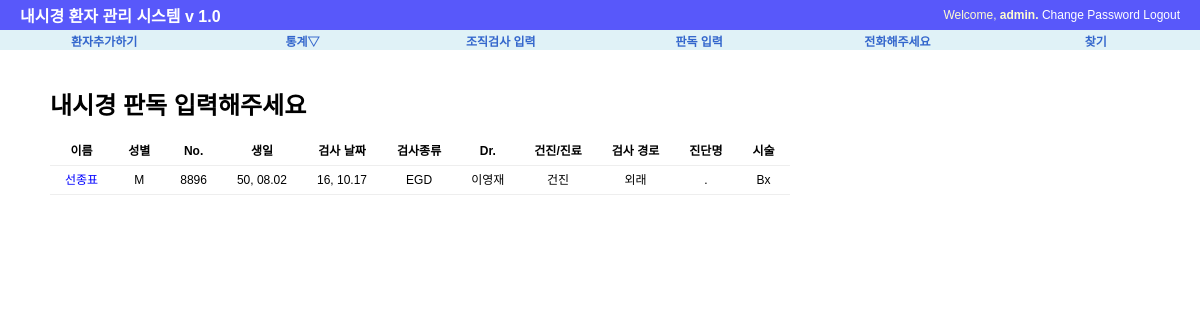
The page /procedure/reading/ (signed in) on the database its author committed.
### procedure/models.py (models this page shows, shortened)
class Exam(models.Model):
    exam_date=models.DateField('검사 날짜', default=date.today)
    exam_type=MultiSelectField('내시경 종류', max_length=20, max_choices=3,choices=(('E', 'EGD'),('C','Colonoscopy'), ('S','Sigmoidoscopy')))
    exam_doc=models.CharField('의사', max_length=30, choices=(('이영재','이영재'),('김신일','김신일')), default='김신일')
    exam_class=models.CharField('건진/진료',max_length=30, choices=(('건진',"건진"),('진료',"진료")), default='건진')
    exam_place=models.CharField('외래/입원', max_length=20, choices=(('입원', '입원'), ('외래', '외래')), default='외래')
    patient_name=models.CharField('환자 이름', max_length=50)
    hospital_no=models.CharField('환자등록 번호', max_length=10)
    patient_sex=models.CharField('성별',max_length=10, choices=(('M',"남자"),('F', "여자")), default='M')
    patient_birth=models.DateField('생일', auto_now=False)
    patient_phone=models.CharField("전화번호", max_length=15, default="010-")
    exam_Dx=models.CharField("내시경 진단명",max_length=200)
    exam_procedure=MultiSelectField("시술", max_length=20, max_choices=5, choices=(('None','None'),('Bx',"Bx"),('CLO','CLO'),('Polypectomy', "Polypectomy"),("EMR",'EMR'),
                                                           ('ForeignBody','Foreign Body Remove'),('BleedingControl','Bleeding Control'),('PEG','PEG')))
    Bx_result=models.CharField("조직검사 결과", max_length=200, default=".")
    follow_up=models.IntegerField("추적검사 기간", default=0)
    phone_check=models.CharField("전화 통화 결과", max_length=50, default='.')
    re_visit=models.BooleanField("재방문", default=False)
    class Meta:
        ordering=['-exam_date']

### procedure/views.py (the view)
class ReadingListView(LoginRequiredMixin, ListView):
    template_name = 'procedure/reading_list.html'
    context_object_name='object_list'
    def get_queryset(self):
        result=Exam.objects.filter(exam_Dx ='.')
        return result

### procedure/templates/procedure/reading_list.html (shortened to what this page needs)
{%  extends "base.html" %}
{% block content %}
<div id="content">
    <h1>내시경 판독 입력해주세요</h1>
        <table>
        <tr>
        <th> 이름</th>
        <th> 성별</th>
        <th> No.</th>
        <th> 생일</th>
        <th> 검사 날짜</th>
        <th> 검사종류</th>
        <th> Dr.</th>
        <th> 건진/진료</th>
        <th> 검사 경로</th>
        <th> 진단명</th>
        <th> 시술</th>
        </tr>
    {% for list in object_list %}
    <tr>
        <td><a href="{% url 'procedure:readingupdate' list.id %}"><font color="blue">{{ list.patient_name }}</font></a></td>
        <td>{{ list.patient_sex }}</td>
        <td>{{ list.hospital_no}}</td>
        <td>{{ list.patient_birth |  date:"y, m.d"}}</td>
        <td>{{ list.exam_date |  date:"y, m.d" }}</td>
        <td>{{ list.exam_type }}</td>
        <td>{{ list.exam_doc}}</td>
        <td>{{ list.exam_class }}</td>
        <td>{{ list.exam_place }}</td>
        <td>{{ list.exam_Dx }}</td>
        <td>{{ list.exam_procedure }}</td>
    </tr>
     {% endfor %}
        </table>
</div>
{% endblock %}

### templates/base.html (shortened to what this page needs)
<!DOCTYPE html>
<html lang="ko">
<head>
    {% load staticfiles %}
    <link rel="stylesheet" type="text/css" href="{% static "css/base.css" %}" >
    <link rel="stylesheet" type="text/css" href="{% block extrastyle %}{% endblock %}" />
</head>
<body>
<div id="header">
    <h2 class="maintitle"><a href="#"> <a href="{% url 'home' %}"> 내시경 환자 관리 시스템 v 1.0</a></h2>
    {% if user.is_active %}
    <h4 class="welcome">Welcome,
        <strong> {% firstof user.get_short_name user.get_username %}.</strong>
        <a href="{% url 'password_change' %}"> Change Password</a>
        <a href="{% url 'logout' %}">Logout</a>
    </h4>
    {% else %}
    <h4 class="welcome"> 로그인해 주세요./
        <a href=" {% url 'login' %}">Login</a>
        <a href=" {% url 'register' %}">Register</a>
    </h4>
    {% endif %}
</div>
<div id ="menu">
    <li><a href="{% url 'procedure:add' %}"> 환자추가하기</a></li>
    <li><a href="#" >통계&bigtriangledown;</a>
    </li>
    <li><a href="{% url 'procedure:biopsy' %}">조직검사 입력</a></li>
    <li><a href="{% url 'procedure:readinglist' %}">판독 입력</a></li>
    <li><a href="{% url 'procedure:phone' %}">전화해주세요</a></li>
    <li><a href="{% url 'procedure:search' %}"> 찾기</a></li>
</div>
{% block content %}{% endblock %}
</body>
</html>

### static/css/base.css (style rules this page uses)
body { font-family: "Lucida Grande", Verdana, Arial,sans-serif; font-size: 12px }
div#header { position: absolute; top: 0px; left: 0px; height: 30px; width:1200px; display: table; background: #5858FA; }
div#menu { position: absolute; top:30px; left:0px; height: 20px; width: 1200px; display:table; table-layout: fixed; border-spacing: 10px 0px; background: #E0F2F7; font_size: 8px; }
div#content { position: absolute; top: 70px; left: 50px; right: 50px; }
.maintitle { display: table-cell; vertical-align: middle; padding-left: 20px; color: #fffccf; font-weight: bold; font-size: 16px; }
.welcome { display: table-cell; vertical-align: middle; text-align: right; padding-right: 20px; color: #fffccf; font-weight: normal; font-size: 12px; }
div#menu a:link, div#menu a:visited { color:#36c; }
div#menu >li { display: table-cell; vertical-align: middle; border: 0px solid #bbb; border-radius: 5px; text-align: center; font-weight: bold; }
a:link, a:visited { color: #FFFFFF; text-decoration: none; }
table { border-collapse: collapse; text-align: center; }
td, th { line-height: 18px; border-bottom: 1px solid #eee; vertical-align: top; padding : 5px 15px; font-family : "Lucida Grande", Verdana, Arial, sans-serif; }

### rows shown on the page
Exam: patient_name "선종표", patient_sex "M", hospital_no "8896", patient_birth "50, 08.02", exam_date "16, 10.17", exam_type "EGD", exam_doc "이영재", exam_class "건진", exam_place "외래", exam_Dx ".", exam_procedure "Bx"
